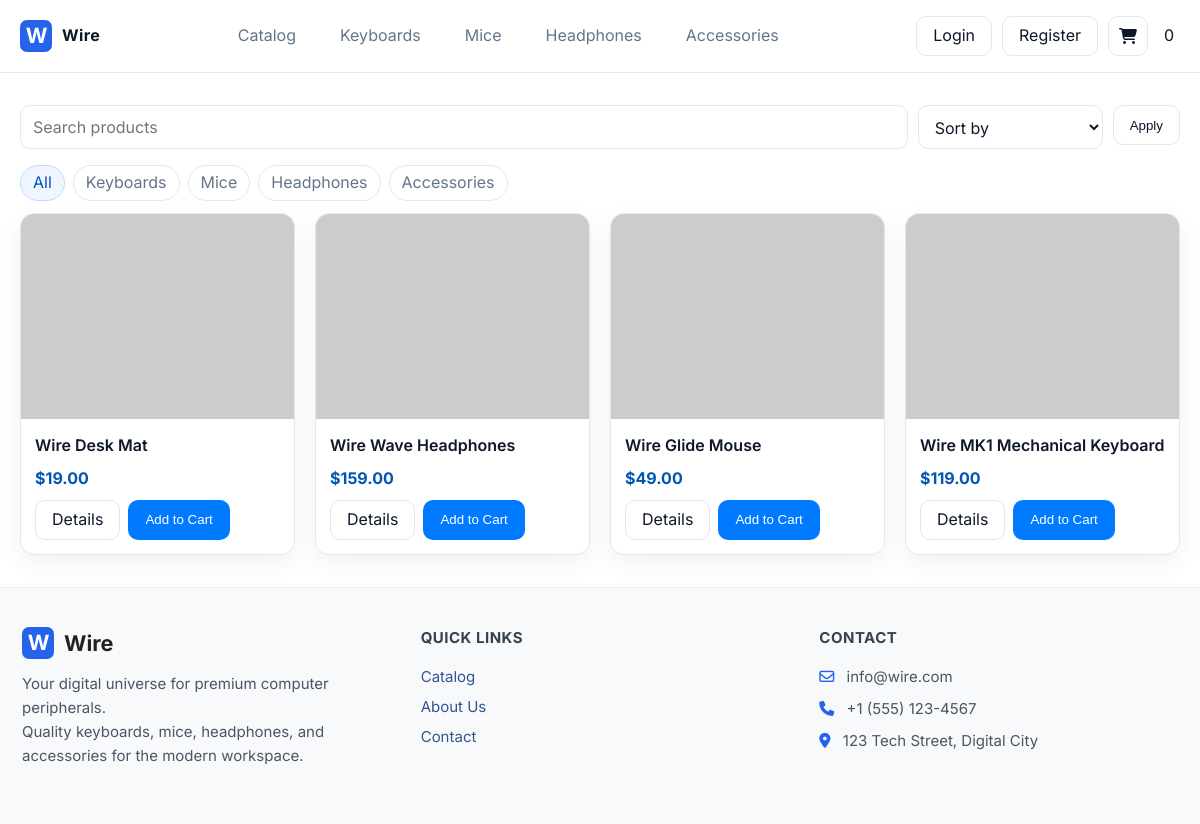
The page /catalog.php on the database as committed earlier.
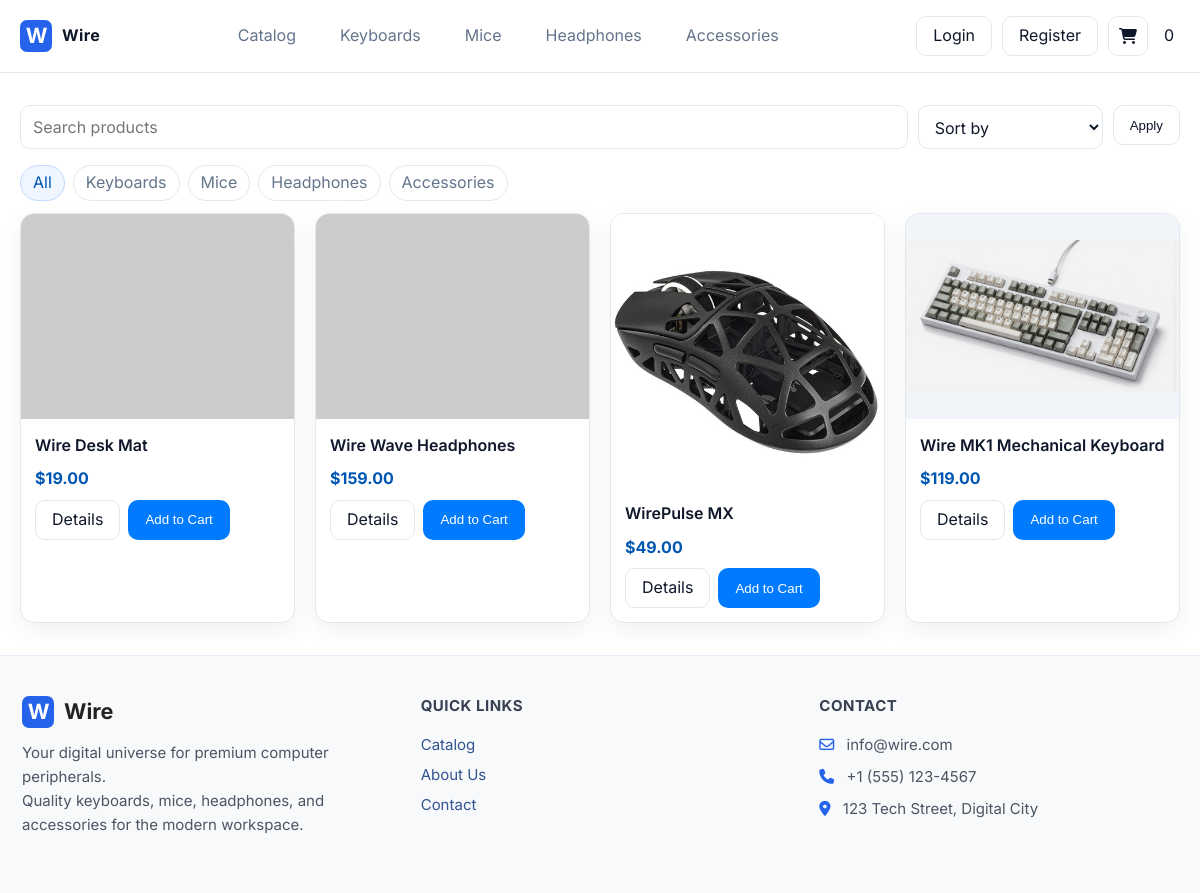
The same page on the database as committed later.
### tables this page shows
CREATE TABLE `products` (
  `id` int(11) NOT NULL,
  `name` varchar(200) NOT NULL,
  `category` enum('keyboards','mice','headphones','accessories') NOT NULL,
  `price` decimal(10,2) NOT NULL,
  `image` varchar(500) DEFAULT '',
  `description` text DEFAULT NULL,
  `specs` text DEFAULT NULL,
  `sold` int(11) NOT NULL DEFAULT 0,
  `created_at` datetime NOT NULL
);

### includes/db.php (called while the page is built, shortened)
<?php
function e(string $s): string { return htmlspecialchars($s, ENT_QUOTES | ENT_SUBSTITUTE, 'UTF-8'); }
function base_url(string $path = ''): string {
    $scriptDir = rtrim(str_replace('\\', '/', dirname($_SERVER['SCRIPT_NAME'] ?? '/')), '/');
    if (substr($scriptDir, -6) === '/admin') {
        $base = rtrim(substr($scriptDir, 0, -6), '/');
    } else {
        $base = $scriptDir;
    }
    $path = ltrim($path, '/');
    return ($base ? $base : '') . ($path ? '/' . $path : '');
}
?>

### includes/functions.php (called while the page is built, shortened)
<?php
require_once __DIR__ . '/db.php';
function fetch_products(?string $search = null, ?string $category = null, ?string $sort = null): array {
    global $mysqli;
    $sql = 'SELECT * FROM products WHERE 1';
    $params = [];
    if ($sort === 'price_asc') $sql .= ' ORDER BY price ASC';
    elseif ($sort === 'price_desc') $sql .= ' ORDER BY price DESC';
    elseif ($sort === 'popular') $sql .= ' ORDER BY sold DESC, id DESC';
    else $sql .= ' ORDER BY id DESC';
    $stmt = $mysqli->prepare($sql);
    $stmt->execute();
    $res = $stmt->get_result();
    return $res->fetch_all(MYSQLI_ASSOC);
}
?>

### catalog.php (the view, shortened to what this page needs)
<?php require_once __DIR__ . '/includes/header.php'; ?>
<?php
$search = trim($_GET['q'] ?? '');
$category = $_GET['category'] ?? '';
$sort = $_GET['sort'] ?? '';
$products = fetch_products($search ?: null, $category ?: null, $sort ?: null);
?>
<?php
function get_first_image($imagestr) {
  $arr = preg_split('/[\n,]+/', trim((string)$imagestr));
  foreach ($arr as $s) {
    $s = trim($s);
    if ($s !== '') return $s;
  }
  return $imagestr;
}
function resolve_img_src($path) {
  if (preg_match('~^https?://~i', $path)) return $path;
  return base_url(ltrim($path, '/'));
}
?>
<section class="section">
  <form class="controls" method="get">
    <input type="text" name="q" placeholder="Search products" value="<?php echo e($search); ?>">
    <select name="sort">
      <option value="">Sort by</option>
    </select>
    <button class="btn" type="submit">Apply</button>
  </form>
  <div class="filters">
    <?php $cats = ['all'=>'All','keyboards'=>'Keyboards','mice'=>'Mice','headphones'=>'Headphones','accessories'=>'Accessories'];
    foreach ($cats as $key=>$label): $active = ($key===$category) || ($key==='all' && !$category); $href = $key==='all' ? base_url('catalog.php') : base_url('catalog.php?category='.$key); ?>
      <a class="chip <?php echo $active?'active':''; ?>" href="<?php echo e($href); ?>"><?php echo e($label); ?></a>
    <?php endforeach; ?>
  </div>
  <div class="grid" style="margin-top:12px;">
    <?php foreach ($products as $p): ?>
      <div class="card">
        <a href="<?php echo e(base_url('product.php?id='.(int)$p['id'])); ?>" class="card-img">
          <img src="<?php echo e(resolve_img_src(get_first_image($p['image']))); ?>" alt="<?php echo e($p['name']); ?>" onerror="this.parentElement.textContent='Image'; this.remove();">
        </a>
        <div class="card-body">
          <div style="font-weight:600;"><?php echo e($p['name']); ?></div>
          <div class="price">$<?php echo number_format((float)$p['price'], 2); ?></div>
          <div style="display:flex; gap:8px;">
            <a class="btn" href="<?php echo e(base_url('product.php?id='.(int)$p['id'])); ?>">Details</a>
            <button class="btn btn-primary" onclick="import('<?php echo e(base_url('assets/js/main.js')); ?>').then(m=>m.addToCart(<?php echo (int)$p['id']; ?>))">Add to Cart</button>
          </div>
        </div>
      </div>
    <?php endforeach; ?>
  </div>
</section>
<?php require_once __DIR__ . '/includes/footer.php'; ?>

Rows that differ between the two databases and show on the page:
changed products: image: picture added in place of a placeholder; name "Wire Glide Mouse" → "WirePulse MX"
changed products "Wire MK1 Mechanical Keyboard": image: picture added in place of a placeholder
